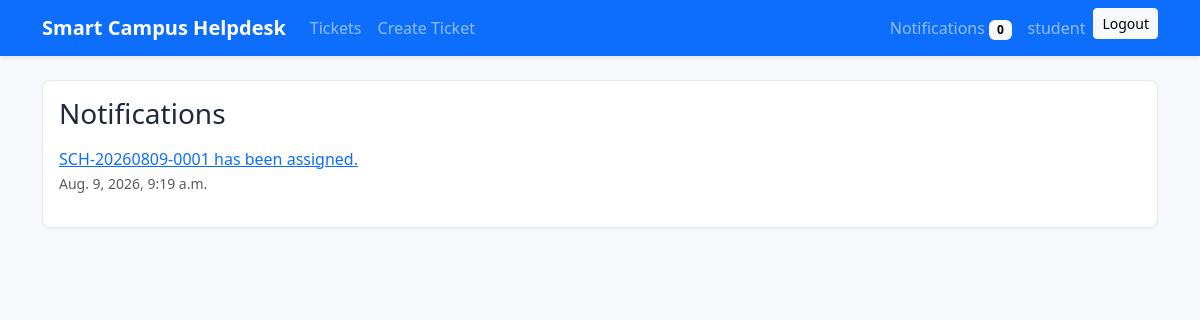
The app's page /notifications/ (signed in) with its own data.
### helpdesk/models.py (models this page shows, shortened)
class Notification(models.Model):
    user = models.ForeignKey(settings.AUTH_USER_MODEL, on_delete=models.CASCADE, related_name="notifications")
    ticket = models.ForeignKey(Ticket, on_delete=models.CASCADE, related_name="notifications")
    message = models.CharField(max_length=255)
    is_read = models.BooleanField(default=False)
    created_at = models.DateTimeField(auto_now_add=True)
    class Meta:
        ordering = ["-created_at"]

### helpdesk/views.py (the view)
# urls.py: path("notifications/", views.notifications, name="notifications"),
@login_required
def notifications(request):
    items = request.user.notifications.select_related("ticket")[:50]
    request.user.notifications.filter(is_read=False).update(is_read=True)
    return render(request, "helpdesk/notifications.html", {"notifications": items})

### helpdesk/context_processors.py (called while the page is built)
def notification_count(request):
    if request.user.is_authenticated:
        return {"unread_notification_count": request.user.notifications.filter(is_read=False).count()}
    return {"unread_notification_count": 0}

### helpdesk/models.py (called while the page is built)
    def get_absolute_url(self):
        return reverse("ticket_detail", kwargs={"pk": self.pk})

### templates/helpdesk/notifications.html
{% extends 'base.html' %}
{% block content %}
<div class="panel">
  <h1 class="h3 mb-3">Notifications</h1>
  {% for item in notifications %}<p><a href="{{ item.ticket.get_absolute_url }}">{{ item.message }}</a><br><span class="text-muted small">{{ item.created_at }}</span></p>{% empty %}<p class="text-muted">No notifications.</p>{% endfor %}
</div>
{% endblock %}

### templates/base.html (shortened to what this page needs)
{% load static %}
<!doctype html>
<html lang="en">
<head>
  <link href="https://cdn.jsdelivr.net/npm/bootstrap@5.3.3/dist/css/bootstrap.min.css" rel="stylesheet">
  <link href="{% static 'css/styles.css' %}" rel="stylesheet">
</head>
<body>
  <nav class="navbar navbar-expand-lg navbar-dark bg-primary shadow-sm">
    <div class="container">
      <a class="navbar-brand fw-semibold" href="{% url 'dashboard' %}">Smart Campus Helpdesk</a>
      <div class="collapse navbar-collapse" id="mainNav">
        <ul class="navbar-nav me-auto">
          {% if user.is_authenticated %}
          <li class="nav-item"><a class="nav-link" href="{% url 'ticket_list' %}">Tickets</a></li>
          <li class="nav-item"><a class="nav-link" href="{% url 'ticket_create' %}">Create Ticket</a></li>
          {% endif %}
        </ul>
        <ul class="navbar-nav">
          {% if user.is_authenticated %}
          <li class="nav-item"><a class="nav-link" href="{% url 'notifications' %}">Notifications <span class="badge text-bg-light">{{ unread_notification_count }}</span></a></li>
          <li class="nav-item"><span class="nav-link">{{ user.username }}</span></li>
          <li class="nav-item"><form method="post" action="{% url 'logout' %}">{% csrf_token %}<button class="btn btn-sm btn-light">Logout</button></form></li>
          {% else %}
          <li class="nav-item"><a class="nav-link" href="{% url 'login' %}">Login</a></li>
          <li class="nav-item"><a class="nav-link" href="{% url 'register' %}">Register</a></li>
          {% endif %}
        </ul>
      </div>
    </div>
  </nav>
  <main class="container py-4">
    {% block content %}{% endblock %}
  </main>
</body>
</html>

### static/css/styles.css (style rules this page uses)
body { background: #f6f8fb; color: #1f2937; }
.panel, .metric { background: #fff; border: 1px solid #e5e7eb; border-radius: 8px; padding: 1rem; box-shadow: 0 1px 2px rgba(0,0,0,.04); }

### records on screen
Notification: message "SCH-20260809-0001 has been assigned.", created_at "Aug. 9, 2026, 9:19 a.m."

### other values on screen
{{ unread_notification_count }} "0"
{{ user.username }} "student"
